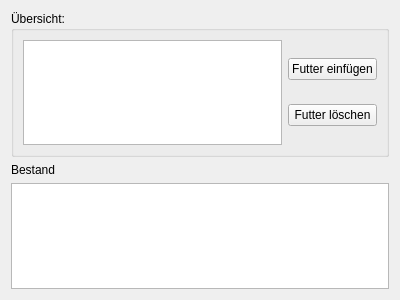
<?xml version="1.0" encoding="UTF-8"?>
<ui version="4.0">
 <class>FutterWidget</class>
 <widget class="QWidget" name="FutterWidget">
  <property name="geometry">
   <rect>
    <x>0</x>
    <y>0</y>
    <width>400</width>
    <height>300</height>
   </rect>
  </property>
  <property name="windowTitle">
   <string>Form</string>
  </property>
  <layout class="QVBoxLayout" name="verticalLayout">
   <item>
    <widget class="QGroupBox" name="groupBox">
     <property name="title">
      <string>Übersicht:</string>
     </property>
     <layout class="QHBoxLayout" name="horizontalLayout">
      <item>
       <widget class="QTableView" name="tableFutter"/>
      </item>
      <item>
       <layout class="QVBoxLayout" name="verticalLayout_2">
        <item>
         <widget class="QPushButton" name="futtereinfuegen">
          <property name="text">
           <string>Futter einfügen</string>
          </property>
         </widget>
        </item>
        <item>
         <widget class="QPushButton" name="futtertot">
          <property name="text">
           <string>Futter löschen</string>
          </property>
         </widget>
        </item>
       </layout>
      </item>
     </layout>
    </widget>
   </item>
   <item>
    <widget class="QLabel" name="label_10">
     <property name="text">
      <string>Bestand</string>
     </property>
    </widget>
   </item>
   <item>
    <widget class="QTableView" name="tableFutterBestand"/>
   </item>
  </layout>
 </widget>
 <resources/>
 <connections/>
</ui>
